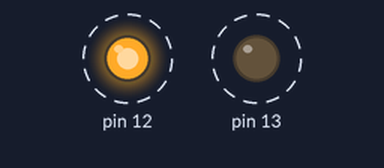
Recording of a sketch running on a simulated Arduino Uno, built with avr-gcc and run on an emulated ATmega328P. On the bench: output pins drawn as LEDs (lit = HIGH). Dashed ring = blinking.

Above: at 0.2 s.
Timing chart, 0 to 4.6 s (numbered marks = the images above):
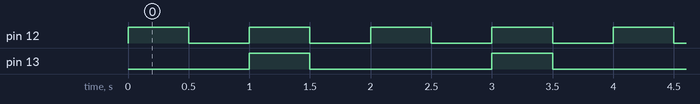

Measured:
- by itself, pin 12: alternates HIGH for 0.50 s and LOW for 0.50 s
- by itself, pin 13: alternates HIGH for 0.50 s and LOW for 1.5 s
- by itself, everything shown: repeats every 2.0 s, in 4 steps

The sketch:

CMPE310LAB6_TASK2.ino
```cpp
void setup() {
  // put your setup code here, to run once:
pinMode(12, OUTPUT);
pinMode(13,OUTPUT);
}

void loop() {
  // put your main code here, to run repeatedly:
digitalWrite(12,HIGH);
delay(500);
digitalWrite(12,LOW);
delay(500);
digitalWrite(12,HIGH);
digitalWrite(13,HIGH);
delay(500);
digitalWrite(12,LOW);
digitalWrite(13,LOW);
delay(500);
}
```
